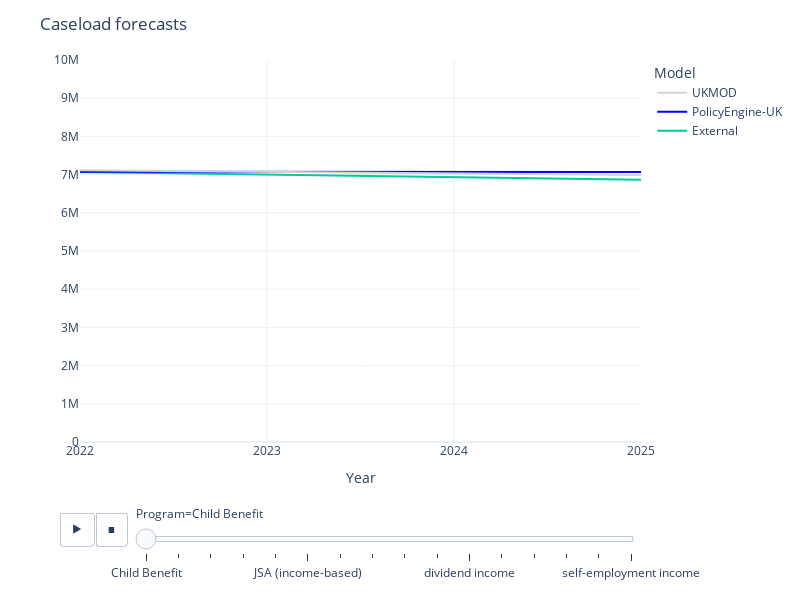

The code cell stored with this chart in its notebook:
### Markdown cell above
### Caseload forecasts

### Code cell
model_forecast_chart(
    model_validation_table(
        caseload,
        models=[EXTERNAL, policyengine_uk, UKMOD],
        divisor=1,
        decimals=1,
    ),
    title="Caseload forecasts",
    currency=False,
)

### Figure 1 — Plotly figure (JSON) as saved in the notebook; plotly's stock layout.template omitted (floating-point values rounded to 4 significant figures)
{"data": [{"hovertemplate": "", "legendgroup": "External", "line": {"color": "#00cc96", "dash": "solid"}, "marker": {"symbol": "circle"}, "mode": "lines", "name": "External", "orientation": "h", "showlegend": true, "type": "scatter", "x": [2022, 2023, 2024, 2025], "xaxis": "x", "y": [7071000.0, 7002000.0, 6934000.0, 6866000.0], "yaxis": "y"}, {"hovertemplate": "", "legendgroup": "PolicyEngine-UK", "line": {"color": "blue", "dash": "solid"}, "marker": {"symbol": "circle"}, "mode": "lines", "name": "PolicyEngine-UK", "orientation": "h", "showlegend": true, "type": "scatter", "x": [2022, 2023, 2024, 2025], "xaxis": "x", "y": [7073000.0, 7070000.0, 7068868, 7068000.0], "yaxis": "y"}, {"hovertemplate": "", "legendgroup": "UKMOD", "line": {"color": "lightgrey", "dash": "solid"}, "marker": {"symbol": "circle"}, "mode": "lines", "name": "UKMOD", "orientation": "h", "showlegend": true, "type": "scatter", "x": [2022, 2023, 2024, 2025], "xaxis": "x", "y": [7116000, 7072000, 7022000, 6990000], "yaxis": "y"}], "layout": {"height": 600, "legend": {"title": {"text": "Model"}, "tracegroupgap": 0, "traceorder": "reversed"}, "margin": {"t": 60}, "sliders": [{"active": 0, "currentvalue": {"prefix": "Program="}, "len": 0.9, "pad": {"b": 10, "t": 60}, "steps": [{"args": [["Child Benefit"], {"frame": {"duration": 0, "redraw": false}, "fromcurrent": true, "mode": "immediate", "transition": {"duration": 0, "easing": "linear"}}], "label": "Child Benefit", "method": "animate"}, {"args": [["Child Tax Credit"], {"frame": {"duration": 0, "redraw": false}, "fromcurrent": true, "mode": "immediate", "transition": {"duration": 0, "easing": "linear"}}], "label": "Child Tax Credit", "method": "animate"}, {"args": [["Housing Benefit"], {"frame": {"duration": 0, "redraw": false}, "fromcurrent": true, "mode": "immediate", "transition": {"duration": 0, "easing": "linear"}}], "label": "Housing Benefit", "method": "animate"}, {"args": [["Income Support"], {"frame": {"duration": 0, "redraw": false}, "fromcurrent": true, "mode": "immediate", "transition": {"duration": 0, "easing": "linear"}}], "label": "Income Support", "method": "animate"}, {"args": [["Income Tax"], {"frame": {"duration": 0, "redraw": false}, "fromcurrent": true, "mode": "immediate", "transition": {"duration": 0, "easing": "linear"}}], "label": "Income Tax", "method": "animate"}, {"args": [["JSA (income-based)"], {"frame": {"duration": 0, "redraw": false}, "fromcurrent": true, "mode": "immediate", "transition": {"duration": 0, "easing": "linear"}}], "label": "JSA (income-based)", "method": "animate"}, {"args": [["National Insurance (total)"], {"frame": {"duration": 0, "redraw": false}, "fromcurrent": true, "mode": "immediate", "transition": {"duration": 0, "easing": "linear"}}], "label": "National Insurance (total)", "method": "animate"}, {"args": [["Pension Credit"], {"frame": {"duration": 0, "redraw": false}, "fromcurrent": true, "mode": "immediate", "transition": {"duration": 0, "easing": "linear"}}], "label": "Pension Credit", "method": "animate"}, {"args": [["Universal Credit"], {"frame": {"duration": 0, "redraw": false}, "fromcurrent": true, "mode": "immediate", "transition": {"duration": 0, "easing": "linear"}}], "label": "Universal Credit", "method": "animate"}, {"args": [["Working Tax Credit"], {"frame": {"duration": 0, "redraw": false}, "fromcurrent": true, "mode": "immediate", "transition": {"duration": 0, "easing": "linear"}}], "label": "Working Tax Credit", "method": "animate"}, {"args": [["dividend income"], {"frame": {"duration": 0, "redraw": false}, "fromcurrent": true, "mode": "immediate", "transition": {"duration": 0, "easing": "linear"}}], "label": "dividend income", "method": "animate"}, {"args": [["employment income"], {"frame": {"duration": 0, "redraw": false}, "fromcurrent": true, "mode": "immediate", "transition": {"duration": 0, "easing": "linear"}}], "label": "employment income", "method": "animate"}, {"args": [["pension income"], {"frame": {"duration": 0, "redraw": false}, "fromcurrent": true, "mode": "immediate", "transition": {"duration": 0, "easing": "linear"}}], "label": "pension income", "method": "animate"}, {"args": [["rental income"], {"frame": {"duration": 0, "redraw": false}, "fromcurrent": true, "mode": "immediate", "transition": {"duration": 0, "easing": "linear"}}], "label": "rental income", "method": "animate"}, {"args": [["savings interest income"], {"frame": {"duration": 0, "redraw": false}, "fromcurrent": true, "mode": "immediate", "transition": {"duration": 0, "easing": "linear"}}], "label": "savings interest income", "method": "animate"}, {"args": [["self-employment income"], {"frame": {"duration": 0, "redraw": false}, "fromcurrent": true, "mode": "immediate", "transition": {"duration": 0, "easing": "linear"}}], "label": "self-employment income", "method": "animate"}], "x": 0.1, "xanchor": "left", "y": 0, "yanchor": "top"}], "title": {"text": "Caseload forecasts"}, "updatemenus": [{"buttons": [{"args": [null, {"frame": {"duration": 500, "redraw": false}, "fromcurrent": true, "mode": "immediate", "transition": {"duration": 500, "easing": "linear"}}], "label": "&#9654;", "method": "animate"}, {"args": [[null], {"frame": {"duration": 0, "redraw": false}, "fromcurrent": true, "mode": "immediate", "transition": {"duration": 0, "easing": "linear"}}], "label": "&#9724;", "method": "animate"}], "direction": "left", "pad": {"r": 10, "t": 70}, "showactive": false, "type": "buttons", "x": 0.1, "xanchor": "right", "y": 0, "yanchor": "top"}], "width": 800, "xaxis": {"anchor": "y", "domain": [0, 1], "tickvals": [2022, 2023, 2024, 2025], "title": {"text": "Year"}}, "yaxis": {"anchor": "x", "domain": [0, 1], "range": [0, 10000000], "tickprefix": "", "title": {"text": ""}}}}
